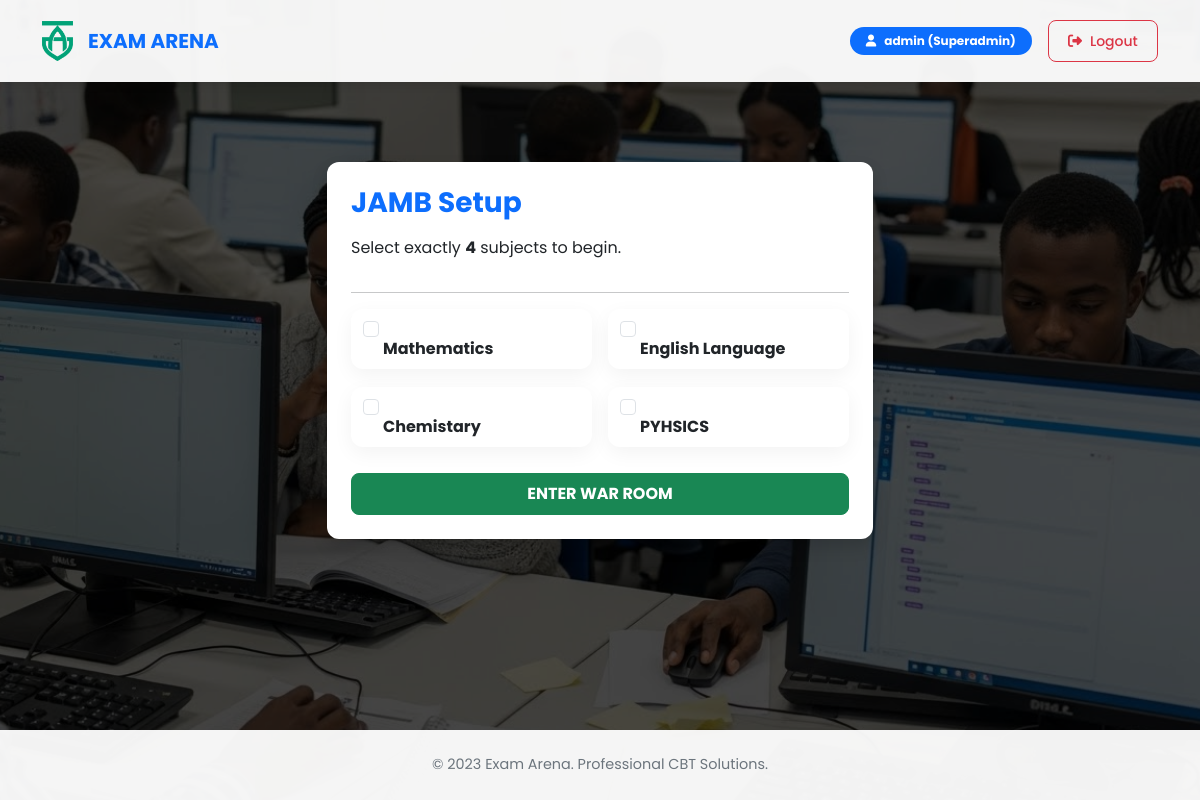
Page /setup/1 (signed in) on the committed database.
### src/app/models.py (models this page shows, shortened)
class User(db.Model):
    id = db.Column(db.Integer, primary_key=True)
    username = db.Column(db.String(80), unique=True, nullable=False)
    password_hash = db.Column(db.String(128))
    role = db.Column(db.String(20), default='student') # superadmin, centeradmin, student
    center_id = db.Column(db.Integer, db.ForeignKey('center.id'), nullable=True)
    is_writing = db.Column(db.Boolean, default=False)
    last_login = db.Column(db.DateTime)

class Exam(db.Model):
    id = db.Column(db.Integer, primary_key=True)
    name = db.Column(db.String(100), nullable=False) # JAMB, WAEC, NECO
    duration_minutes = db.Column(db.Integer, default=60)
    required_subjects = db.Column(db.Integer, default=1) # JAMB=4, others=1
    subjects = db.relationship('Subject', backref='exam', lazy=True)

class Subject(db.Model):
    id = db.Column(db.Integer, primary_key=True)
    name = db.Column(db.String(100), nullable=False)
    exam_id = db.Column(db.Integer, db.ForeignKey('exam.id'))
    questions = db.relationship('Question', backref='subject', lazy=True)

### src/app/controllers/main.py (the view)
@bp.route('/setup/<int:exam_id>')
@login_required
def exam_setup(exam_id):
    exam = Exam.query.get_or_404(exam_id)
    subjects = Subject.query.filter_by(exam_id=exam.id).all()
    return render_template('student/setup.html', exam=exam, subjects=subjects)

### src/app/controllers/auth.py (called while the page is built)
def login_required(f):
    @wraps(f)
    def decorated_function(*args, **kwargs):
        if 'user_id' not in session:
            return redirect(url_for('auth.login'))
        return f(*args, **kwargs)
    return decorated_function

@bp.before_app_request
def load_logged_in_user():
    user_id = session.get('user_id')
    if user_id is None:
        g.user = None
    else:
        g.user = User.query.get(user_id)

### src/resources/templates/student/setup.html (shortened to what this page needs)
{% extends 'base.html' %}
{% block content %}
<div class="row justify-content-center py-5">
    <div class="col-md-6">
        <div class="card shadow p-4">
            <h3 class="fw-bold text-primary mb-3">{{ exam.name }} Setup</h3>
            <p>Select exactly <strong>{{ exam.required_subjects }}</strong> subjects to begin.</p>
            <hr>
            <form action="{{ url_for('main.take_exam') }}" method="POST">
                <div class="row g-3">
                    {% for subject in subjects %}
                    <div class="col-md-6">
                        <div class="form-check card p-2">
                            <input class="form-check-input ms-1" type="checkbox" name="subjects" value="{{ subject.id }}" id="sub{{ subject.id }}">
                            <label class="form-check-label ms-4 fw-bold" for="sub{{ subject.id }}">
                                {{ subject.name }}
                            </label>
                        </div>
                    </div>
                    {% endfor %}
                </div>
                <button type="submit" class="btn btn-success w-100 mt-4 fw-bold py-2">ENTER WAR ROOM</button>
            </form>
        </div>
    </div>
</div>
{% endblock %}

### src/resources/templates/base.html (shortened to what this page needs)
<!DOCTYPE html>
<html lang="en">
<head>
    <link href="https://cdn.jsdelivr.net/npm/bootstrap@5.3.0/dist/css/bootstrap.min.css" rel="stylesheet">
    <link rel="stylesheet" href="https://cdnjs.cloudflare.com/ajax/libs/font-awesome/6.4.0/css/all.min.css">
    <link href="{{ url_for('static', filename='css/style.css') }}" rel="stylesheet">
</head>
<body>
    <nav class="navbar navbar-expand-lg navbar-light">
        <div class="container">
            <a class="navbar-brand" href="/">
                <img src="{{ url_for('static', filename='img/logo.png') }}" alt="Logo">
                <span>EXAM ARENA</span>
            </a>
            <div class="collapse navbar-collapse" id="navbarNav">
                <ul class="navbar-nav ms-auto align-items-center">
                    {% if g.user %}
                        <li class="nav-item me-3">
                            <span class="badge bg-primary px-3 py-2 rounded-pill">
                                <i class="fas fa-user me-2"></i>{{ g.user.username }} ({{ g.user.role|capitalize }})
                            </span>
                        </li>
                        <li class="nav-item">
                            <a href="{{ url_for('auth.logout') }}" class="btn btn-outline-danger btn-sm">
                                <i class="fas fa-sign-out-alt me-2"></i>Logout
                            </a>
                        </li>
                    {% endif %}
                </ul>
            </div>
        </div>
    </nav>
    <div class="container main-content">
        {% block content %}{% endblock %}
    </div>
    <footer class="footer">
        <div class="container">
            &copy; {{ now.year if now else '2023' }} Exam Arena. Professional CBT Solutions.
        </div>
    </footer>
</body>
</html>

### src/resources/static/css/style.css (style rules this page uses)
:root { --primary-color: #0d6efd; --secondary-color: #6c757d; --dark-overlay: rgba(0, 0, 0, 0.7); --glass-bg: rgba(255, 255, 255, 0.95); }
body { font-family: 'Poppins', sans-serif; min-height: 100vh; display: flex; flex-direction: column; background-color: #f8f9fa; }
.navbar { background: var(--glass-bg) !important; box-shadow: 0 2px 10px rgba(0,0,0,0.1); padding-top: 1rem; padding-bottom: 1rem; }
.navbar-brand img { height: 40px; margin-right: 10px; }
.navbar-brand span { font-weight: 700; color: var(--primary-color); vertical-align: middle; }
.main-content { flex: 1; padding-top: 2rem; padding-bottom: 2rem; }
.card { border: none; border-radius: 12px; box-shadow: 0 6px 20px rgba(0,0,0,0.05); transition: transform 0.2s; overflow: hidden; }
.btn { border-radius: 8px; padding: 0.6rem 1.2rem; font-weight: 500; }
.footer { background: var(--glass-bg); padding: 1.5rem 0; text-align: center; margin-top: auto; font-size: 0.9rem; color: var(--secondary-color); }

### rows in the picture
User: user.username "admin", user.role "Superadmin"
Exam: name "JAMB", required_subjects "4"
Subject: name "Mathematics"
Subject: name "English Language"
Subject: name "Chemistary"
Subject: name "PYHSICS"

### other values in the picture
{{ now.year if now else '2023' }} "2023"
